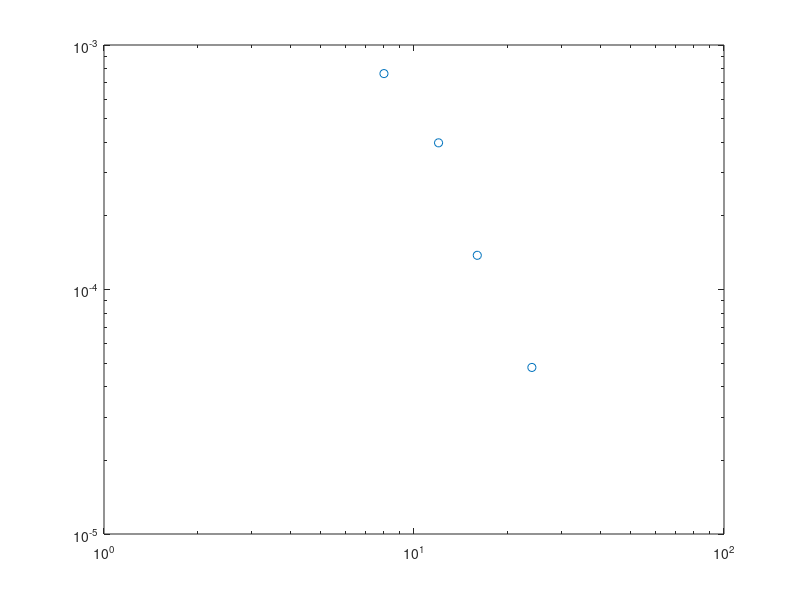

Reproduce this figure in MATLAB. (Note: this script raises an error after producing the figure.)
Lx = [16,24, 32, 40, 48];
distance = [8,12,16,24];
SC = [0.000764, 0.000398,0.000138,  0.000048];
h1 = loglog(distance, SC,'o');hold on;

p = fit(log(distance(1:2)'),log(SC(1:2)'),'poly1');
fprintf('Ksc=%.5f\n',-p.p1);
x = fit_x(1):0.5:fit_x(end);
fl=loglog(distance,exp(p.p2)*distance.^p.p1,'-.');
T=text(8,4.5e-3,['$K_{sc}=',num2str(-p.p1),'$']);
set(T,'Interpreter','latex');set(T,'Fontsize',28);



set(gca,'fontsize',24);
set(gca,'linewidth',1.5);
set(h1,'markersize',10);
set(get(gca,'Children'),'linewidth',3); % Set line width 1.5 pounds
xlabel('$x$','Interpreter','latex');
ylabel('singlet pair correlation','Interpreter','latex');
set(get(gca,'XLabel'),'FontSize',24); 
set(get(gca,'YLabel'),'FontSize',24); 
